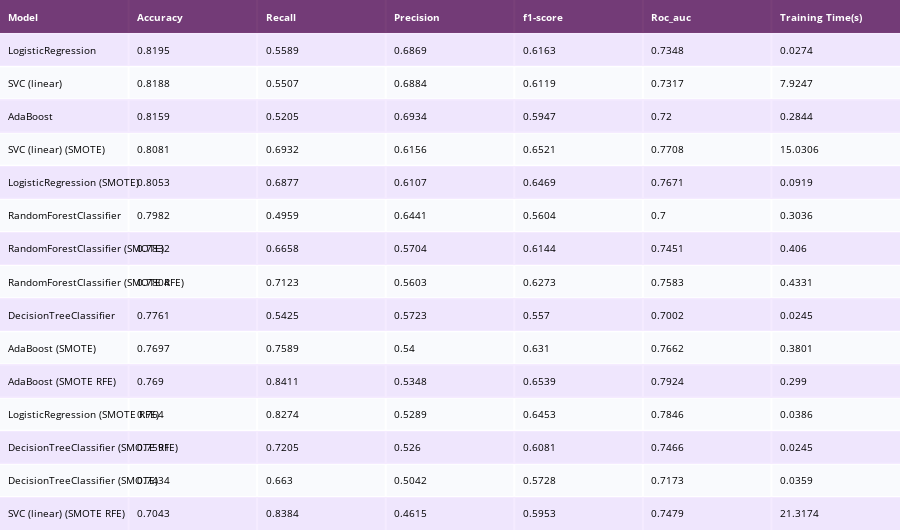

Source (notebook cell):
### Code cell
sorted_df = performances_df.sort_values(by=['Accuracy'], ascending=False)
colorscale = [[0, '#4d004c'],[.5, '#f2e5ff'],[1, '#ffffff']]

table = ff.create_table(np.round(sorted_df, 4), colorscale=colorscale)
table.layout.font.size = 10

# for i in range(len(table.layout.annotations)):
#     if i == 0:
#         table.layout.annotations[i].font.size = 10
#     else:
#         table.layout.annotations[i].align = 'left'
plotly_py.iplot(table)

### Figure 1 — Plotly figure (JSON) as saved in the notebook; plotly's stock layout.template omitted (floating-point values rounded to 4 significant figures)
{"data": [{"colorscale": [[0, "#4d004c"], [0.5, "#f2e5ff"], [1, "#ffffff"]], "hoverinfo": "none", "opacity": 0.75, "showscale": false, "type": "heatmap", "z": [[0, 0, 0, 0, 0, 0, 0], [0.5, 0.5, 0.5, 0.5, 0.5, 0.5, 0.5], [1, 1, 1, 1, 1, 1, 1], [0.5, 0.5, 0.5, 0.5, 0.5, 0.5, 0.5], [1, 1, 1, 1, 1, 1, 1], [0.5, 0.5, 0.5, 0.5, 0.5, 0.5, 0.5], [1, 1, 1, 1, 1, 1, 1], [0.5, 0.5, 0.5, 0.5, 0.5, 0.5, 0.5], [1, 1, 1, 1, 1, 1, 1], [0.5, 0.5, 0.5, 0.5, 0.5, 0.5, 0.5], [1, 1, 1, 1, 1, 1, 1], [0.5, 0.5, 0.5, 0.5, 0.5, 0.5, 0.5], [1, 1, 1, 1, 1, 1, 1], [0.5, 0.5, 0.5, 0.5, 0.5, 0.5, 0.5], [1, 1, 1, 1, 1, 1, 1], [0.5, 0.5, 0.5, 0.5, 0.5, 0.5, 0.5]]}], "layout": {"annotations": [{"align": "left", "font": {"color": "#ffffff"}, "showarrow": false, "text": "<b>Model</b>", "x": -0.45, "xanchor": "left", "xref": "x", "y": 0, "yref": "y"}, {"align": "left", "font": {"color": "#ffffff"}, "showarrow": false, "text": "<b>Accuracy</b>", "x": 0.55, "xanchor": "left", "xref": "x", "y": 0, "yref": "y"}, {"align": "left", "font": {"color": "#ffffff"}, "showarrow": false, "text": "<b>Recall</b>", "x": 1.55, "xanchor": "left", "xref": "x", "y": 0, "yref": "y"}, {"align": "left", "font": {"color": "#ffffff"}, "showarrow": false, "text": "<b>Precision</b>", "x": 2.55, "xanchor": "left", "xref": "x", "y": 0, "yref": "y"}, {"align": "left", "font": {"color": "#ffffff"}, "showarrow": false, "text": "<b>f1-score</b>", "x": 3.55, "xanchor": "left", "xref": "x", "y": 0, "yref": "y"}, {"align": "left", "font": {"color": "#ffffff"}, "showarrow": false, "text": "<b>Roc_auc</b>", "x": 4.55, "xanchor": "left", "xref": "x", "y": 0, "yref": "y"}, {"align": "left", "font": {"color": "#ffffff"}, "showarrow": false, "text": "<b>Training Time(s)</b>", "x": 5.55, "xanchor": "left", "xref": "x", "y": 0, "yref": "y"}, {"align": "left", "font": {"color": "#000000"}, "showarrow": false, "text": "LogisticRegression", "x": -0.45, "xanchor": "left", "xref": "x", "y": 1, "yref": "y"}, {"align": "left", "font": {"color": "#000000"}, "showarrow": false, "text": "0.8195", "x": 0.55, "xanchor": "left", "xref": "x", "y": 1, "yref": "y"}, {"align": "left", "font": {"color": "#000000"}, "showarrow": false, "text": "0.5589", "x": 1.55, "xanchor": "left", "xref": "x", "y": 1, "yref": "y"}, {"align": "left", "font": {"color": "#000000"}, "showarrow": false, "text": "0.6869", "x": 2.55, "xanchor": "left", "xref": "x", "y": 1, "yref": "y"}, {"align": "left", "font": {"color": "#000000"}, "showarrow": false, "text": "0.6163", "x": 3.55, "xanchor": "left", "xref": "x", "y": 1, "yref": "y"}, {"align": "left", "font": {"color": "#000000"}, "showarrow": false, "text": "0.7348", "x": 4.55, "xanchor": "left", "xref": "x", "y": 1, "yref": "y"}, {"align": "left", "font": {"color": "#000000"}, "showarrow": false, "text": "0.0274", "x": 5.55, "xanchor": "left", "xref": "x", "y": 1, "yref": "y"}, {"align": "left", "font": {"color": "#000000"}, "showarrow": false, "text": "SVC (linear)", "x": -0.45, "xanchor": "left", "xref": "x", "y": 2, "yref": "y"}, {"align": "left", "font": {"color": "#000000"}, "showarrow": false, "text": "0.8188", "x": 0.55, "xanchor": "left", "xref": "x", "y": 2, "yref": "y"}, {"align": "left", "font": {"color": "#000000"}, "showarrow": false, "text": "0.5507", "x": 1.55, "xanchor": "left", "xref": "x", "y": 2, "yref": "y"}, {"align": "left", "font": {"color": "#000000"}, "showarrow": false, "text": "0.6884", "x": 2.55, "xanchor": "left", "xref": "x", "y": 2, "yref": "y"}, {"align": "left", "font": {"color": "#000000"}, "showarrow": false, "text": "0.6119", "x": 3.55, "xanchor": "left", "xref": "x", "y": 2, "yref": "y"}, {"align": "left", "font": {"color": "#000000"}, "showarrow": false, "text": "0.7317", "x": 4.55, "xanchor": "left", "xref": "x", "y": 2, "yref": "y"}, {"align": "left", "font": {"color": "#000000"}, "showarrow": false, "text": "7.9247", "x": 5.55, "xanchor": "left", "xref": "x", "y": 2, "yref": "y"}, {"align": "left", "font": {"color": "#000000"}, "showarrow": false, "text": "AdaBoost", "x": -0.45, "xanchor": "left", "xref": "x", "y": 3, "yref": "y"}, {"align": "left", "font": {"color": "#000000"}, "showarrow": false, "text": "0.8159", "x": 0.55, "xanchor": "left", "xref": "x", "y": 3, "yref": "y"}, {"align": "left", "font": {"color": "#000000"}, "showarrow": false, "text": "0.5205", "x": 1.55, "xanchor": "left", "xref": "x", "y": 3, "yref": "y"}, {"align": "left", "font": {"color": "#000000"}, "showarrow": false, "text": "0.6934", "x": 2.55, "xanchor": "left", "xref": "x", "y": 3, "yref": "y"}, {"align": "left", "font": {"color": "#000000"}, "showarrow": false, "text": "0.5947", "x": 3.55, "xanchor": "left", "xref": "x", "y": 3, "yref": "y"}, {"align": "left", "font": {"color": "#000000"}, "showarrow": false, "text": "0.72", "x": 4.55, "xanchor": "left", "xref": "x", "y": 3, "yref": "y"}, {"align": "left", "font": {"color": "#000000"}, "showarrow": false, "text": "0.2844", "x": 5.55, "xanchor": "left", "xref": "x", "y": 3, "yref": "y"}, {"align": "left", "font": {"color": "#000000"}, "showarrow": false, "text": "SVC (linear) (SMOTE)", "x": -0.45, "xanchor": "left", "xref": "x", "y": 4, "yref": "y"}, {"align": "left", "font": {"color": "#000000"}, "showarrow": false, "text": "0.8081", "x": 0.55, "xanchor": "left", "xref": "x", "y": 4, "yref": "y"}, {"align": "left", "font": {"color": "#000000"}, "showarrow": false, "text": "0.6932", "x": 1.55, "xanchor": "left", "xref": "x", "y": 4, "yref": "y"}, {"align": "left", "font": {"color": "#000000"}, "showarrow": false, "text": "0.6156", "x": 2.55, "xanchor": "left", "xref": "x", "y": 4, "yref": "y"}, {"align": "left", "font": {"color": "#000000"}, "showarrow": false, "text": "0.6521", "x": 3.55, "xanchor": "left", "xref": "x", "y": 4, "yref": "y"}, {"align": "left", "font": {"color": "#000000"}, "showarrow": false, "text": "0.7708", "x": 4.55, "xanchor": "left", "xref": "x", "y": 4, "yref": "y"}, {"align": "left", "font": {"color": "#000000"}, "showarrow": false, "text": "15.0306", "x": 5.55, "xanchor": "left", "xref": "x", "y": 4, "yref": "y"}, {"align": "left", "font": {"color": "#000000"}, "showarrow": false, "text": "LogisticRegression (SMOTE)", "x": -0.45, "xanchor": "left", "xref": "x", "y": 5, "yref": "y"}, {"align": "left", "font": {"color": "#000000"}, "showarrow": false, "text": "0.8053", "x": 0.55, "xanchor": "left", "xref": "x", "y": 5, "yref": "y"}, {"align": "left", "font": {"color": "#000000"}, "showarrow": false, "text": "0.6877", "x": 1.55, "xanchor": "left", "xref": "x", "y": 5, "yref": "y"}, {"align": "left", "font": {"color": "#000000"}, "showarrow": false, "text": "0.6107", "x": 2.55, "xanchor": "left", "xref": "x", "y": 5, "yref": "y"}, {"align": "left", "font": {"color": "#000000"}, "showarrow": false, "text": "0.6469", "x": 3.55, "xanchor": "left", "xref": "x", "y": 5, "yref": "y"}, {"align": "left", "font": {"color": "#000000"}, "showarrow": false, "text": "0.7671", "x": 4.55, "xanchor": "left", "xref": "x", "y": 5, "yref": "y"}, {"align": "left", "font": {"color": "#000000"}, "showarrow": false, "text": "0.0919", "x": 5.55, "xanchor": "left", "xref": "x", "y": 5, "yref": "y"}, {"align": "left", "font": {"color": "#000000"}, "showarrow": false, "text": "RandomForestClassifier", "x": -0.45, "xanchor": "left", "xref": "x", "y": 6, "yref": "y"}, {"align": "left", "font": {"color": "#000000"}, "showarrow": false, "text": "0.7982", "x": 0.55, "xanchor": "left", "xref": "x", "y": 6, "yref": "y"}, {"align": "left", "font": {"color": "#000000"}, "showarrow": false, "text": "0.4959", "x": 1.55, "xanchor": "left", "xref": "x", "y": 6, "yref": "y"}, {"align": "left", "font": {"color": "#000000"}, "showarrow": false, "text": "0.6441", "x": 2.55, "xanchor": "left", "xref": "x", "y": 6, "yref": "y"}, {"align": "left", "font": {"color": "#000000"}, "showarrow": false, "text": "0.5604", "x": 3.55, "xanchor": "left", "xref": "x", "y": 6, "yref": "y"}, {"align": "left", "font": {"color": "#000000"}, "showarrow": false, "text": "0.7", "x": 4.55, "xanchor": "left", "xref": "x", "y": 6, "yref": "y"}, {"align": "left", "font": {"color": "#000000"}, "showarrow": false, "text": "0.3036", "x": 5.55, "xanchor": "left", "xref": "x", "y": 6, "yref": "y"}, {"align": "left", "font": {"color": "#000000"}, "showarrow": false, "text": "RandomForestClassifier (SMOTE)", "x": -0.45, "xanchor": "left", "xref": "x", "y": 7, "yref": "y"}, {"align": "left", "font": {"color": "#000000"}, "showarrow": false, "text": "0.7832", "x": 0.55, "xanchor": "left", "xref": "x", "y": 7, "yref": "y"}, {"align": "left", "font": {"color": "#000000"}, "showarrow": false, "text": "0.6658", "x": 1.55, "xanchor": "left", "xref": "x", "y": 7, "yref": "y"}, {"align": "left", "font": {"color": "#000000"}, "showarrow": false, "text": "0.5704", "x": 2.55, "xanchor": "left", "xref": "x", "y": 7, "yref": "y"}, {"align": "left", "font": {"color": "#000000"}, "showarrow": false, "text": "0.6144", "x": 3.55, "xanchor": "left", "xref": "x", "y": 7, "yref": "y"}, {"align": "left", "font": {"color": "#000000"}, "showarrow": false, "text": "0.7451", "x": 4.55, "xanchor": "left", "xref": "x", "y": 7, "yref": "y"}, {"align": "left", "font": {"color": "#000000"}, "showarrow": false, "text": "0.406", "x": 5.55, "xanchor": "left", "xref": "x", "y": 7, "yref": "y"}, {"align": "left", "font": {"color": "#000000"}, "showarrow": false, "text": "RandomForestClassifier (SMOTE RFE)", "x": -0.45, "xanchor": "left", "xref": "x", "y": 8, "yref": "y"}, {"align": "left", "font": {"color": "#000000"}, "showarrow": false, "text": "0.7804", "x": 0.55, "xanchor": "left", "xref": "x", "y": 8, "yref": "y"}, {"align": "left", "font": {"color": "#000000"}, "showarrow": false, "text": "0.7123", "x": 1.55, "xanchor": "left", "xref": "x", "y": 8, "yref": "y"}, {"align": "left", "font": {"color": "#000000"}, "showarrow": false, "text": "0.5603", "x": 2.55, "xanchor": "left", "xref": "x", "y": 8, "yref": "y"}, {"align": "left", "font": {"color": "#000000"}, "showarrow": false, "text": "0.6273", "x": 3.55, "xanchor": "left", "xref": "x", "y": 8, "yref": "y"}, {"align": "left", "font": {"color": "#000000"}, "showarrow": false, "text": "0.7583", "x": 4.55, "xanchor": "left", "xref": "x", "y": 8, "yref": "y"}, {"align": "left", "font": {"color": "#000000"}, "showarrow": false, "text": "0.4331", "x": 5.55, "xanchor": "left", "xref": "x", "y": 8, "yref": "y"}, {"align": "left", "font": {"color": "#000000"}, "showarrow": false, "text": "DecisionTreeClassifier", "x": -0.45, "xanchor": "left", "xref": "x", "y": 9, "yref": "y"}, {"align": "left", "font": {"color": "#000000"}, "showarrow": false, "text": "0.7761", "x": 0.55, "xanchor": "left", "xref": "x", "y": 9, "yref": "y"}, {"align": "left", "font": {"color": "#000000"}, "showarrow": false, "text": "0.5425", "x": 1.55, "xanchor": "left", "xref": "x", "y": 9, "yref": "y"}, {"align": "left", "font": {"color": "#000000"}, "showarrow": false, "text": "0.5723", "x": 2.55, "xanchor": "left", "xref": "x", "y": 9, "yref": "y"}, {"align": "left", "font": {"color": "#000000"}, "showarrow": false, "text": "0.557", "x": 3.55, "xanchor": "left", "xref": "x", "y": 9, "yref": "y"}, {"align": "left", "font": {"color": "#000000"}, "showarrow": false, "text": "0.7002", "x": 4.55, "xanchor": "left", "xref": "x", "y": 9, "yref": "y"}, {"align": "left", "font": {"color": "#000000"}, "showarrow": false, "text": "0.0245", "x": 5.55, "xanchor": "left", "xref": "x", "y": 9, "yref": "y"}, {"align": "left", "font": {"color": "#000000"}, "showarrow": false, "text": "AdaBoost (SMOTE)", "x": -0.45, "xanchor": "left", "xref": "x", "y": 10, "yref": "y"}, {"align": "left", "font": {"color": "#000000"}, "showarrow": false, "text": "0.7697", "x": 0.55, "xanchor": "left", "xref": "x", "y": 10, "yref": "y"}, {"align": "left", "font": {"color": "#000000"}, "showarrow": false, "text": "0.7589", "x": 1.55, "xanchor": "left", "xref": "x", "y": 10, "yref": "y"}, {"align": "left", "font": {"color": "#000000"}, "showarrow": false, "text": "0.54", "x": 2.55, "xanchor": "left", "xref": "x", "y": 10, "yref": "y"}, {"align": "left", "font": {"color": "#000000"}, "showarrow": false, "text": "0.631", "x": 3.55, "xanchor": "left", "xref": "x", "y": 10, "yref": "y"}, {"align": "left", "font": {"color": "#000000"}, "showarrow": false, "text": "0.7662", "x": 4.55, "xanchor": "left", "xref": "x", "y": 10, "yref": "y"}, {"align": "left", "font": {"color": "#000000"}, "showarrow": false, "text": "0.3801", "x": 5.55, "xanchor": "left", "xref": "x", "y": 10, "yref": "y"}, {"align": "left", "font": {"color": "#000000"}, "showarrow": false, "text": "AdaBoost (SMOTE RFE)", "x": -0.45, "xanchor": "left", "xref": "x", "y": 11, "yref": "y"}, {"align": "left", "font": {"color": "#000000"}, "showarrow": false, "text": "0.769", "x": 0.55, "xanchor": "left", "xref": "x", "y": 11, "yref": "y"}, {"align": "left", "font": {"color": "#000000"}, "showarrow": false, "text": "0.8411", "x": 1.55, "xanchor": "left", "xref": "x", "y": 11, "yref": "y"}, {"align": "left", "font": {"color": "#000000"}, "showarrow": false, "text": "0.5348", "x": 2.55, "xanchor": "left", "xref": "x", "y": 11, "yref": "y"}, {"align": "left", "font": {"color": "#000000"}, "showarrow": false, "text": "0.6539", "x": 3.55, "xanchor": "left", "xref": "x", "y": 11, "yref": "y"}, {"align": "left", "font": {"color": "#000000"}, "showarrow": false, "text": "0.7924", "x": 4.55, "xanchor": "left", "xref": "x", "y": 11, "yref": "y"}, {"align": "left", "font": {"color": "#000000"}, "showarrow": false, "text": "0.299", "x": 5.55, "xanchor": "left", "xref": "x", "y": 11, "yref": "y"}, {"align": "left", "font": {"color": "#000000"}, "showarrow": false, "text": "LogisticRegression (SMOTE RFE)", "x": -0.45, "xanchor": "left", "xref": "x", "y": 12, "yref": "y"}, {"align": "left", "font": {"color": "#000000"}, "showarrow": false, "text": "0.764", "x": 0.55, "xanchor": "left", "xref": "x", "y": 12, "yref": "y"}, {"align": "left", "font": {"color": "#000000"}, "showarrow": false, "text": "0.8274", "x": 1.55, "xanchor": "left", "xref": "x", "y": 12, "yref": "y"}, {"align": "left", "font": {"color": "#000000"}, "showarrow": false, "text": "0.5289", "x": 2.55, "xanchor": "left", "xref": "x", "y": 12, "yref": "y"}, {"align": "left", "font": {"color": "#000000"}, "showarrow": false, "text": "0.6453", "x": 3.55, "xanchor": "left", "xref": "x", "y": 12, "yref": "y"}, {"align": "left", "font": {"color": "#000000"}, "showarrow": false, "text": "0.7846", "x": 4.55, "xanchor": "left", "xref": "x", "y": 12, "yref": "y"}, {"align": "left", "font": {"color": "#000000"}, "showarrow": false, "text": "0.0386", "x": 5.55, "xanchor": "left", "xref": "x", "y": 12, "yref": "y"}, {"align": "left", "font": {"color": "#000000"}, "showarrow": false, "text": "DecisionTreeClassifier (SMOTE RFE)", "x": -0.45, "xanchor": "left", "xref": "x", "y": 13, "yref": "y"}, {"align": "left", "font": {"color": "#000000"}, "showarrow": false, "text": "0.7591", "x": 0.55, "xanchor": "left", "xref": "x", "y": 13, "yref": "y"}, {"align": "left", "font": {"color": "#000000"}, "showarrow": false, "text": "0.7205", "x": 1.55, "xanchor": "left", "xref": "x", "y": 13, "yref": "y"}, {"align": "left", "font": {"color": "#000000"}, "showarrow": false, "text": "0.526", "x": 2.55, "xanchor": "left", "xref": "x", "y": 13, "yref": "y"}, {"align": "left", "font": {"color": "#000000"}, "showarrow": false, "text": "0.6081", "x": 3.55, "xanchor": "left", "xref": "x", "y": 13, "yref": "y"}, {"align": "left", "font": {"color": "#000000"}, "showarrow": false, "text": "0.7466", "x": 4.55, "xanchor": "left", "xref": "x", "y": 13, "yref": "y"}, {"align": "left", "font": {"color": "#000000"}, "showarrow": false, "text": "0.0245", "x": 5.55, "xanchor": "left", "xref": "x", "y": 13, "yref": "y"}, {"align": "left", "font": {"color": "#000000"}, "showarrow": false, "text": "DecisionTreeClassifier (SMOTE)", "x": -0.45, "xanchor": "left", "xref": "x", "y": 14, "yref": "y"}, {"align": "left", "font": {"color": "#000000"}, "showarrow": false, "text": "0.7434", "x": 0.55, "xanchor": "left", "xref": "x", "y": 14, "yref": "y"}, {"align": "left", "font": {"color": "#000000"}, "showarrow": false, "text": "0.663", "x": 1.55, "xanchor": "left", "xref": "x", "y": 14, "yref": "y"}, {"align": "left", "font": {"color": "#000000"}, "showarrow": false, "text": "0.5042", "x": 2.55, "xanchor": "left", "xref": "x", "y": 14, "yref": "y"}, {"align": "left", "font": {"color": "#000000"}, "showarrow": false, "text": "0.5728", "x": 3.55, "xanchor": "left", "xref": "x", "y": 14, "yref": "y"}, {"align": "left", "font": {"color": "#000000"}, "showarrow": false, "text": "0.7173", "x": 4.55, "xanchor": "left", "xref": "x", "y": 14, "yref": "y"}, {"align": "left", "font": {"color": "#000000"}, "showarrow": false, "text": "0.0359", "x": 5.55, "xanchor": "left", "xref": "x", "y": 14, "yref": "y"}, {"align": "left", "font": {"color": "#000000"}, "showarrow": false, "text": "SVC (linear) (SMOTE RFE)", "x": -0.45, "xanchor": "left", "xref": "x", "y": 15, "yref": "y"}, {"align": "left", "font": {"color": "#000000"}, "showarrow": false, "text": "0.7043", "x": 0.55, "xanchor": "left", "xref": "x", "y": 15, "yref": "y"}, {"align": "left", "font": {"color": "#000000"}, "showarrow": false, "text": "0.8384", "x": 1.55, "xanchor": "left", "xref": "x", "y": 15, "yref": "y"}, {"align": "left", "font": {"color": "#000000"}, "showarrow": false, "text": "0.4615", "x": 2.55, "xanchor": "left", "xref": "x", "y": 15, "yref": "y"}, {"align": "left", "font": {"color": "#000000"}, "showarrow": false, "text": "0.5953", "x": 3.55, "xanchor": "left", "xref": "x", "y": 15, "yref": "y"}, {"align": "left", "font": {"color": "#000000"}, "showarrow": false, "text": "0.7479", "x": 4.55, "xanchor": "left", "xref": "x", "y": 15, "yref": "y"}, {"align": "left", "font": {"color": "#000000"}, "showarrow": false, "text": "21.3174", "x": 5.55, "xanchor": "left", "xref": "x", "y": 15, "yref": "y"}], "font": {"size": 10}, "height": 530, "margin": {"b": 0, "l": 0, "r": 0, "t": 0}, "xaxis": {"dtick": 1, "gridwidth": 2, "showticklabels": false, "tick0": -0.5, "ticks": "", "zeroline": false}, "yaxis": {"autorange": "reversed", "dtick": 1, "gridwidth": 2, "showticklabels": false, "tick0": 0.5, "ticks": "", "zeroline": false}}}
